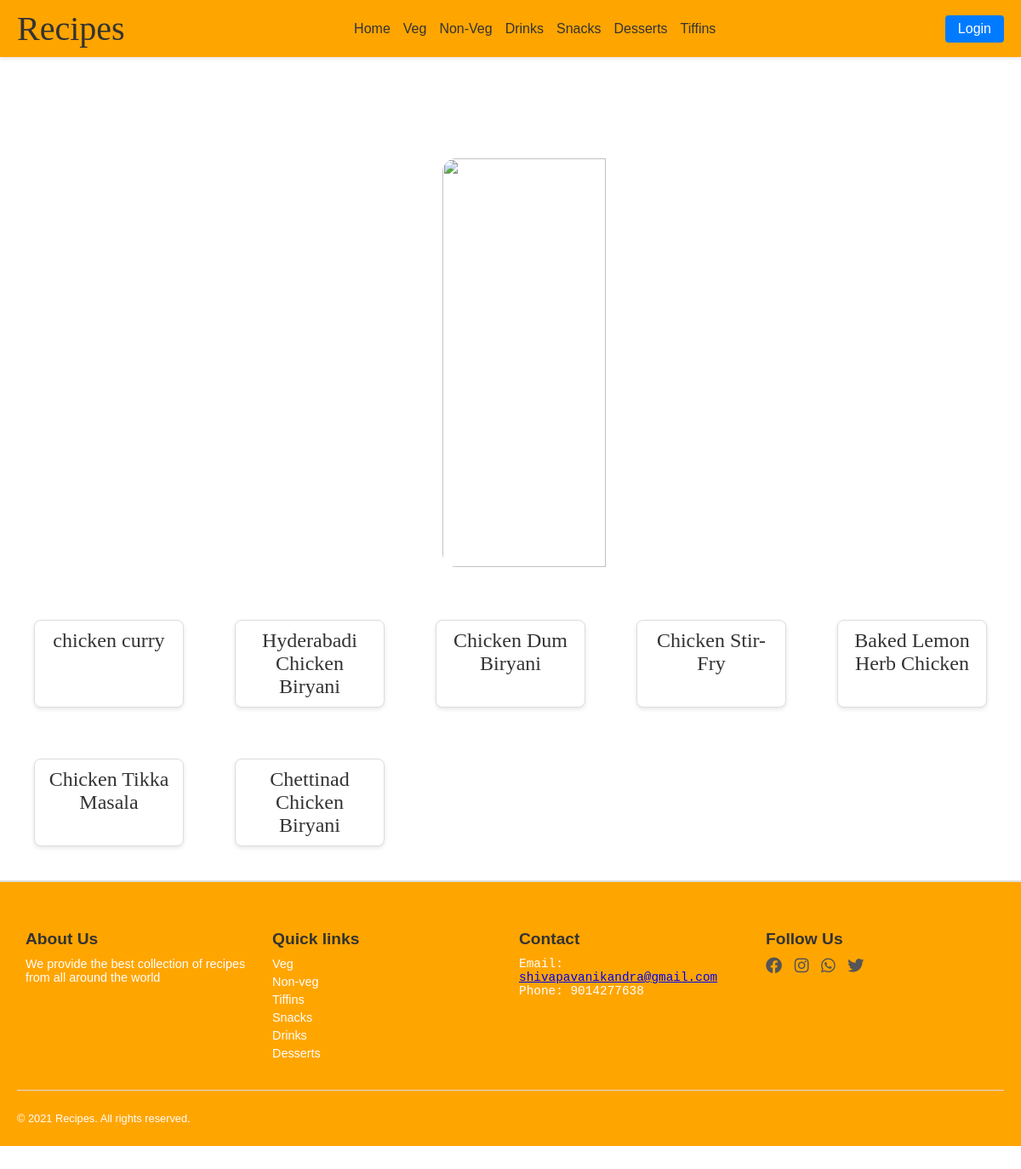
The page /nonveg/Chicken/ on the database its author committed.
### nonveg/models.py (models this page shows, shortened)
class chicken(models.Model):
    name = models.CharField(max_length=100)
    image = models.ImageField(upload_to='images/')
    ingrediants = models.TextField()
    description = models.TextField()
    video=models.URLField(null=True,blank=True)

### nonveg/views.py (the view)
# urls.py: path('Chicken/',views.Chicken,name='Chicken'),
def Chicken(request):
    curry = chicken.objects.all()
    return render(request,'nonveg/chicken.html',{'curry':curry})

### template/nonveg/chicken.html (shortened to what this page needs)
<!DOCTYPE html>
<html lang="en">
<head>
    <link href="https://cdnjs.cloudflare.com/ajax/libs/font-awesome/6.0.0-beta3/css/all.min.css" rel="stylesheet">
<body>
    <nav>
        <div class="logo">Recipes</div>
        <div class="nav-links">
            <a href="{% url 'ourrecipe1:home' %}">Home</a>
            <div class="has-dropdown">
                <a href="{% url 'ourrecipe1:veg' %}">Veg</a>
            </div>
            <div class="has-dropdown">
                <a href="{% url 'ourrecipe1:nonveg' %}">Non-Veg</a>
            </div>
            <div class="has-dropdown">
                <a href="{% url 'ourrecipe1:drinks' %}">Drinks</a>
            </div>
            <div class="has-dropdown">
                <a href="{% url 'ourrecipe1:snacks' %}">Snacks</a>
            </div>
            <div class="has-dropdown">
                <a href="{% url 'ourrecipe1:dessert' %}">Desserts</a>
            </div>
            <div class="has-dropdown">
                <a href="{% url 'ourrecipe1:tiffins' %}">Tiffins</a>
            </div>
        </div>
        <div class="search-login">
            <button class="login-btn">Login</button>
        </div>
    </nav>
    <h1 id="head">Chicken</h1>
    <div><img src="../../static/images/Chicken-Curry-recipe.jpg" alt="" id="img1"></div><br>
    <div class="fastfood-container">
        {% for i in curry %}
    <a href="{% url 'nonveg:showchicken' i.id %}" class="fastfood-item">{{i.name}}</a>
    {% endfor %}</div>
    <footer>
        <div class="footer-section">
        <h4>About Us</h4>
        <p>We provide the best collection of recipes from all
            around the world</p>
        </div>
        <div class="footer-section">
        <ul>
            <h4>Quick links</h4>
            <a href="{% url 'ourrecipe1:veg' %}" class="quick"><li>Veg</li></a>
            <a href="{% url 'ourrecipe1:nonveg' %}" class="quick"><li>Non-veg</li></a>
            <a href="{% url 'ourrecipe1:tiffins' %}" class="quick"><li>Tiffins</li></a>
            <a href="{% url 'ourrecipe1:snacks' %}" class="quick"><li>Snacks</li></a>
            <a href="{% url 'ourrecipe1:drinks' %}" class="quick"><li>Drinks</li></a>
            <a href="{% url 'ourrecipe1:dessert' %}" class="quick"><li>Desserts</li></a>
        </ul>
        </div>
        <div class="footer-section">
        <h4>Contact</h4>
        <pre>Email:
<a href="#">shivapavanikandra@gmail.com</a>
Phone: 9014277638
        </pre>
        </div>
        <div class="footer-section">
        <h4>Follow Us</h4>
        <a href="#"><i class="fa-brands fa-facebook"></i></a>
        <a href="#"><i class="fa-brands fa-instagram"></i></a>
        <a href="#"><i class="fa-brands fa-whatsapp"></i></a>
        <a href="#"><i class="fa-brands fa-twitter"></i></a>
        </div>
        <hr>
        <p id="f2">&copy; 2021 Recipes. All rights reserved.</p>
    </footer>
</body>
</html>

### template/nonveg/chicken.html (style rules this page uses)
body { margin: 0; font-family: Arial, sans-serif; background-image: url(../../static/images/Chicken-Curry-recipe.jpg); background-repeat: no-repeat; background-size: cover; background-position: center; }
body::before { content: ""; position: absolute; top: 0vh; left: 0; right: 0; bottom: -80vh; background-image: inherit; background-size: inherit; background-repeat: inherit; filter: blur(6px); z-index: -1; }
#img1 { position: relative; z-index: 1; }
nav { display: flex; justify-content: space-between; align-items: center; background-color: orange; padding: 10px 20px; box-shadow: 0 2px 4px rgba(0, 0, 0, 0.1); }
.logo { font-size: 2.5rem; font-family: cursive; color: #333; }
.nav-links { display: flex; gap: 15px; }
.nav-links a { text-decoration: none; font-size: 1rem; color: #333; transition: color 0.3s; }
.has-dropdown { position: relative; }
.search-login { display: flex; gap: 10px; align-items: center; }
.login-btn { background-color: #007BFF; color: white; border: none; padding: 7px 15px; border-radius: 4px; font-size: 1rem; cursor: pointer; transition: background-color 0.3s; }
footer { display: flex; flex-wrap: wrap; justify-content: space-between; background-color: orange; padding: 20px; border-top: 2px solid #ddd; }
footer h4 { margin-bottom: 10px; font-size: 1.2rem; color: #333; }
footer p, pre { font-size: 0.9rem; color: white; margin: 5px 0; }
ul { list-style-type: none; padding: 0; margin: 0; }
ul a { text-decoration: none; color: white; font-size: 0.9rem; margin: 5px 0; display: block; }
footer a i { font-size: 1.2rem; color: #555; margin-right: 10px; transition: color 0.3s ease; }
footer hr { width: 100%; border: none; border-top: 1px solid #ddd; margin: 20px 0; }
#f2 { text-align: center; font-size: 0.8rem; color: white; }
.footer-section { flex: 1; min-width: 200px; margin: 10px; }
#img1 { width: 40%; height: 60vh; margin-left: 65vh; border-radius: 2vh; }
#head { font-size: 3rem; font-family: cursive; text-align: center; color: white; }
.fastfood-container { display: grid; grid-template-columns: repeat(auto-fit, minmax(150px, 1fr)); gap: 60px; padding: 40px; max-width: 1200px; margin: 0 auto; }
.fastfood-item { display: block; text-align: center; text-decoration: none; font-family: cursive; font-size: 1.5em; color: #333; background-color: #fff; padding: 10px 15px; border: 1px solid #ddd; border-radius: 8px; box-shadow: 0 2px 5px rgba(0, 0, 0, 0.1); transition: transform 0.2s, box-shadow 0.2s; }

### rows shown on the page
chicken: name "chicken curry"
chicken: name "Hyderabadi Chicken Biryani"
chicken: name "Chicken Dum Biryani"
chicken: name "Chicken Stir-Fry"
chicken: name "Baked Lemon Herb Chicken"
chicken: name "Chicken Tikka Masala"
chicken: name "Chettinad Chicken Biryani"
